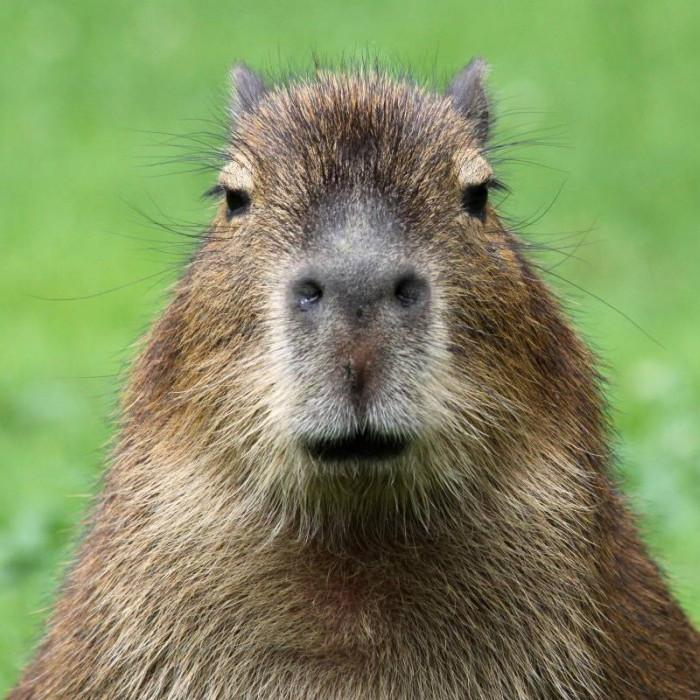
#> input picture imagenes_transformacion/capibara.jpg, 700 x 700 px, found by its file name
$ jupyter execute --allow-errors Transformaciones.ipynb
#> lines starting #> are read from the running program, lines starting #| are printed output that depends on the picture
[cell 1]
"""
21-03-2023
Valeria Castañon
Programa que realiza una transformacion de color, pide el valor en RGB y el punto central recolorea la imagen.
 Usar gris precisa
"""

#> (a cell that did not finish here is left out)

[cell 3]
from PIL import Image
import numpy as np
import matplotlib.pyplot as plt
import matplotlib.image as mpimg

[cell 4]
def main():
    r = int(input("Ingrese el valor de R: "))
#> the answer given: 3
    g = int(input("Ingrese el valor de G: "))
#> the answer given: 3
    b = int(input("Ingrese el valor de B: "))
#> the answer given: 3

    central = int(input("Ingrese el valor central: "))
#> the answer given: 3

    img = Image.open("imagenes_transformacion/capibara.jpg")  #lee la imagen
#> img is the input picture: PIL image 700x700 RGB; mean R, G, B 128, 140.9, 95.4
    matriz = np.array(img)  #convierte la imagen en un arreglo
    filas,columnas,dimensiones = matriz.shape # filas, columnas y dimensiones de la matriz
#> filas = 700; columnas = 700; dimensiones = 3
    #separa la imagen en sus 3 colores rgb
    r, g, b = img.split()
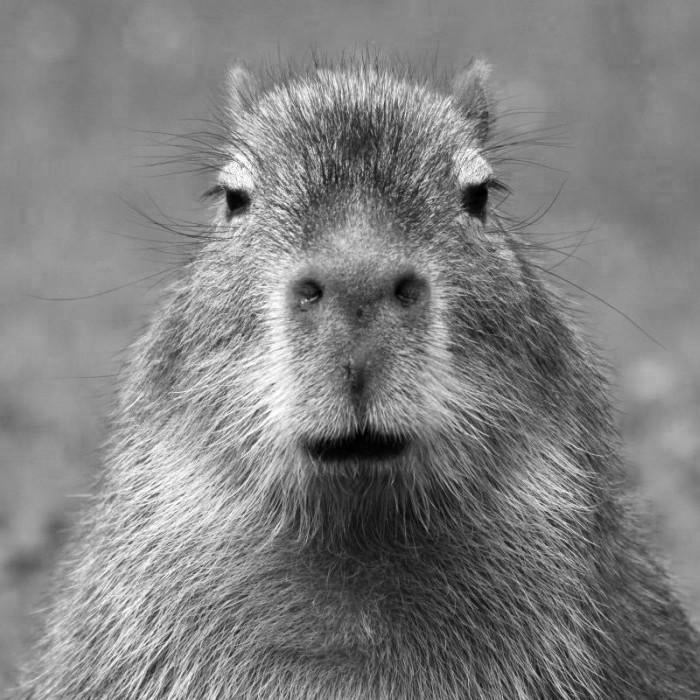
#> r: PIL image 700x700 L; min 0, max 255, mean 128
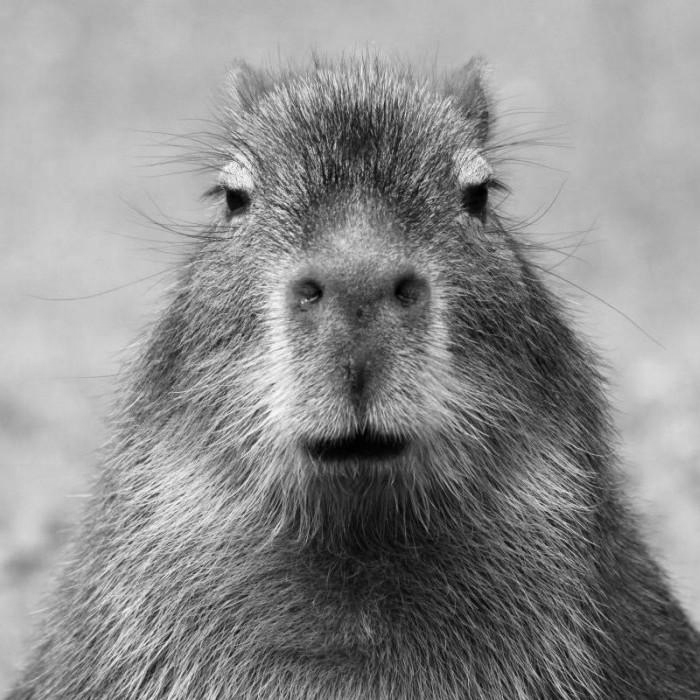
#> g: PIL image 700x700 L; min 0, max 253, mean 140.9
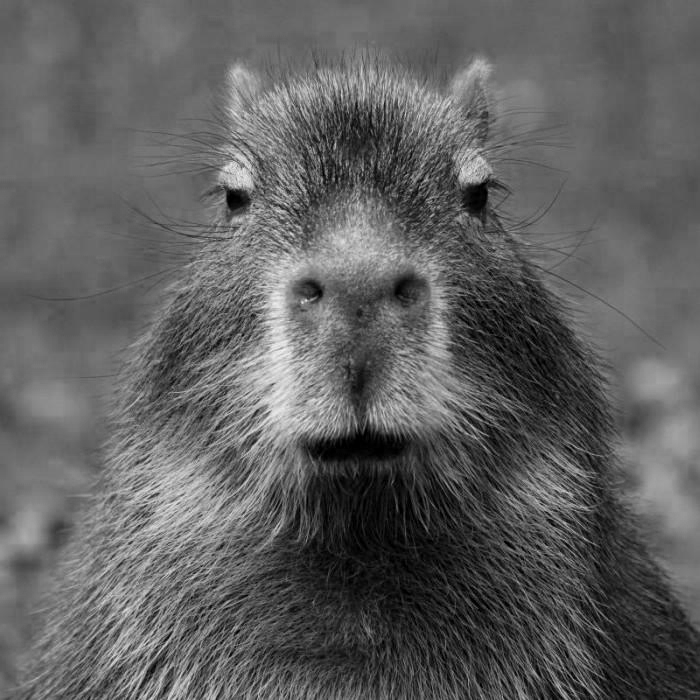
#> b: PIL image 700x700 L; min 0, max 243, mean 95.4

    #obtiene la matriz de colores
    matriz_rojo = np.array(r)
    matriz_verde = np.array(g)
    matriz_azul = np.array(b)

    plt.imshow(img)

    img_gris = grises(filas, columnas, matriz_rojo, matriz_verde, matriz_azul)
    transformada(filas, columnas, img_gris,r,g,b,central)
